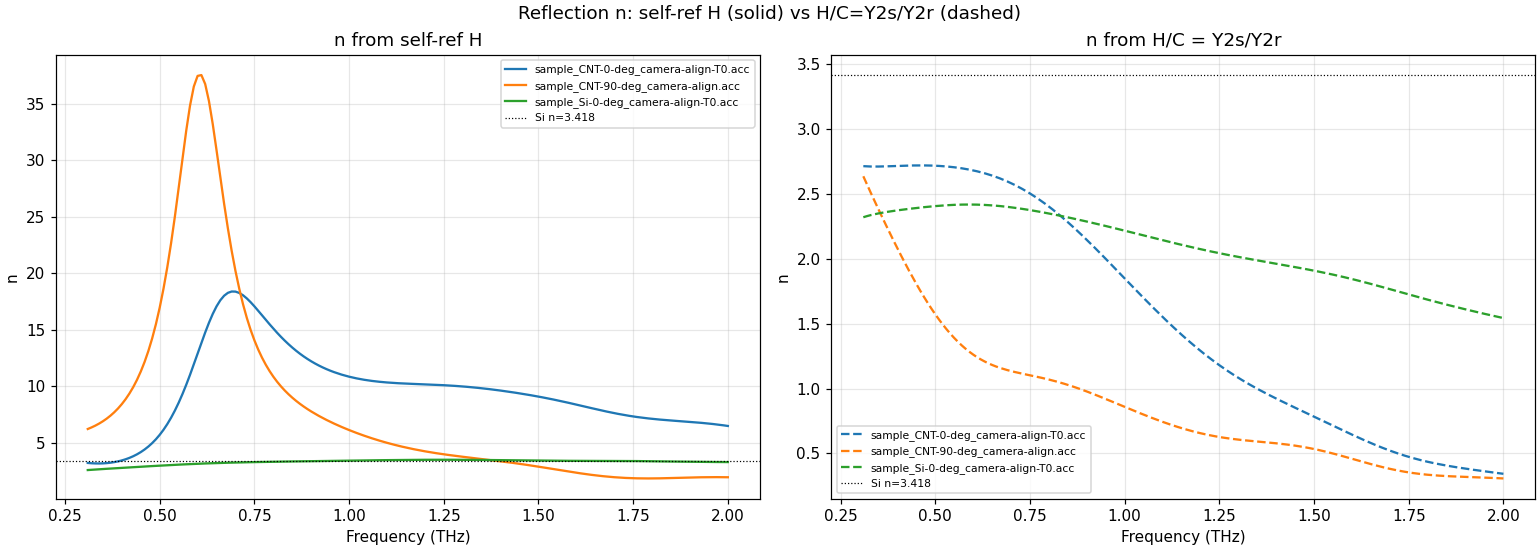

Here is the Python script that generated this plot:
"""Invert H (self-ref) vs H/C (=Y2s/Y2r) and benchmark against physics.

Two independent checks of whether dividing out C recovers the true reflection:
  (1) Silicon: known THz index n~3.418, k~0. Which estimator hits it?
  (2) CNT-0deg vs CNT-90deg: SAME film, so true r_back is identical. Which
      estimator makes the two rotations agree?
"""
from __future__ import annotations
import os, sys
import numpy as np
import matplotlib
matplotlib.use('Agg')
import matplotlib.pyplot as plt

REPO = r'C:\Users\Samuel\matchbook\thz'
sys.path.insert(0, REPO)
from dataset_core import DataSet
from dataset_core.adapters import thz_adapter as thz

DATA = r'C:\Users\Samuel\Data\THz\Sam\2026-06-24_refl_testing\main_alignment_tests'
OUT = os.path.join(REPO, 'explorations', 'reflection_phase_and_windowing')

config = {
    "general": {"show_graph": False},
    "geometry": {"theta_external_deg": 45.0, "polarization": "s", "n_sio2": 1.95},
    "regions": {"first_reflection": (152.5, 159), "second_reflection": (177, 183.8)},
    "centering": {"mode": "crop"},
    "window": {"type": "hann", "alpha": 1.0, "half_width_ps": 3.0},
    "pad": {"extend_factor": 1.0},
    "fft": {"norm": "backward", "amplitude_scale": 1.0, "n_fft": 2000},
    "transfer": {"self_reference": True, "apply_snr_mask": True,
                 "min_ref_amp_rel": 1e-3, "regularization_eps": 1e-30, "unwrap_phase": True},
    "mask": {"snr_thresh_db": 10, "tail_fraction": 0.25, "min_contiguous_bins": 3},
    "derive": {"eps_background": 11.7},
}

def build():
    ds = DataSet(DATA, config=config)
    ds.load_all_data()
    thz.build_full_trace_reflection(ds)
    ds.group_files(keywords=['type'])
    thz.subtract_baseline(ds)
    thz.define_reflection_regions(ds, config)
    thz.window_pulses_fixed_width(ds, half_width_ps=3.0, show_graph=False)
    nfft = config['fft']['n_fft']
    thz.fft_spectrum(ds, segment='second_reflection', n_fft=nfft)
    thz.fft_spectrum(ds, segment='first_reflection', n_fft=nfft)
    thz.transfer_function(ds, ref_type='reference')
    return ds

def invert_current(ds):
    """Run reflection inversion on whatever transfer_H currently is; return per-sample n,k,f."""
    thz.invert_nk_reflection(ds, geometry='window',
        theta_deg=45.0, polarization='s', n_window=1.95)
    out = {}
    for fname, obj in ds.data.items():
        if ds.data.is_reference(fname):
            continue
        p = obj.processing_dict
        out[fname] = (p.get('fft_freq'), p.get('n'), p.get('k'))
    return out

# --- estimator A: self-referenced H ---
ds = build()
res_H = invert_current(ds)

# --- estimator B: H/C = Y2s/Y2r. Overwrite transfer_H with H/C, re-invert. ---
ds2 = build()
for fname, obj in ds2.data.items():
    if ds2.data.is_reference(fname):
        continue
    p = obj.processing_dict
    H = p.get('transfer_H'); C = p.get('selfref_correction')
    if H is not None and C is not None:
        p['transfer_H'] = H / C
res_HC = invert_current(ds2)

def band_median(f, y, lo=0.4, hi=1.5):
    m = (f*1e-12 >= lo) & (f*1e-12 <= hi) & np.isfinite(y)
    return np.nanmedian(y[m]) if m.any() else np.nan

print("\n=== n (median 0.4-1.5 THz) : H (self-ref) vs H/C (=Y2s/Y2r) ===")
print(f"{'sample':40s} {'n[H]':>8s} {'k[H]':>8s} {'n[H/C]':>8s} {'k[H/C]':>8s}")
for fname in res_H:
    f, nH, kH = res_H[fname]
    _, nC, kC = res_HC[fname]
    print(f"{fname[:40]:40s} {band_median(f,nH):8.3f} {band_median(f,kH):8.3f} "
          f"{band_median(f,nC):8.3f} {band_median(f,kC):8.3f}")

# --- agreement metric: CNT-0 vs CNT-90 (same film) ---
def get(res, key):
    for fn in res:
        if key in fn: return res[fn]
    return None
def disagree(a, b, lo=0.4, hi=1.5):
    fa, na, ka = a; fb, nb, kb = b
    m = (fa*1e-12>=lo)&(fa*1e-12<=hi)&np.isfinite(na)&np.isfinite(nb)
    return np.nanmean(np.abs(na[m]-nb[m]))
c0H, c90H = get(res_H,'CNT-0'), get(res_H,'CNT-90')
c0C, c90C = get(res_HC,'CNT-0'), get(res_HC,'CNT-90')
print("\n=== CNT-0 vs CNT-90 disagreement in n (same film -> should be ~0) ===")
print(f"  self-ref  H : mean |dn| = {disagree(c0H,c90H):.3f}")
print(f"  H/C=Y2s/Y2r : mean |dn| = {disagree(c0C,c90C):.3f}")

# --- plot n for all, both estimators ---
fig, axes = plt.subplots(1, 2, figsize=(14,5), layout='constrained')
fig.suptitle('Reflection n: self-ref H (solid) vs H/C=Y2s/Y2r (dashed)')
for fname in res_H:
    f, nH, _ = res_H[fname]; _, nC, _ = res_HC[fname]
    fthz=f*1e-12; b=(fthz>=0.3)&(fthz<=2.0)
    l=axes[0].plot(fthz[b], nH[b], label=fname)[0]
    axes[1].plot(fthz[b], nC[b], '--', color=l.get_color(), label=fname)
axes[0].set_title('n from self-ref H'); axes[1].set_title('n from H/C = Y2s/Y2r')
for ax in axes:
    ax.axhline(3.418, color='k', ls=':', lw=0.8, label='Si n=3.418')
    ax.set_xlabel('Frequency (THz)'); ax.set_ylabel('n'); ax.grid(alpha=0.3); ax.legend(fontsize=7)
fig.savefig(os.path.join(OUT,'audit_C_inversion_benchmark.png'), dpi=110)
print("\nsaved audit_C_inversion_benchmark.png")
